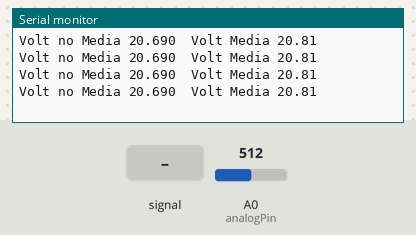
The sketch below on a simulated Arduino Uno, built with avr-gcc and run on an emulated ATmega328P. Shown: the last lines printed to the serial monitor. Inputs (shaded band) come from the test bench; at power-on: A0 (analogPin) = 512.

Above: at 1.2 s.
1.3 s: A0 (analogPin) fed a 200 Hz sine of ±81 counts around its level
At 1.59 s:
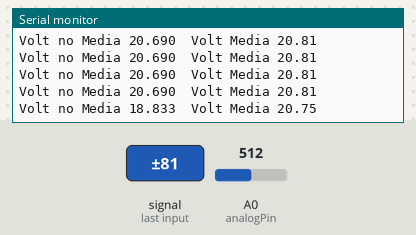
2.8 s: A0 (analogPin) set to 716
At 2.81 s:
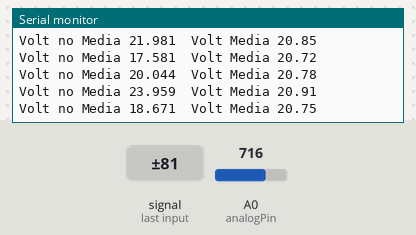
4.3 s: A0 (analogPin) set to 900
At 4.64 s:
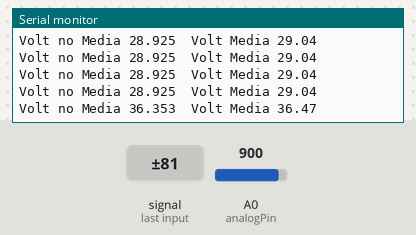
5.8 s: A0 (analogPin) fed a 200 Hz sine of ±81 counts around its level
At 6.48 s:
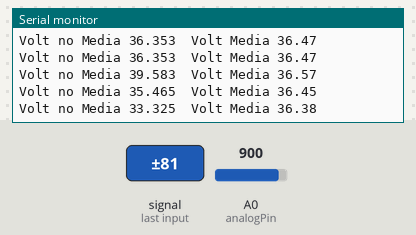
Timing chart, 0 to 8.3 s (numbered marks = the images above; inputs shaded):
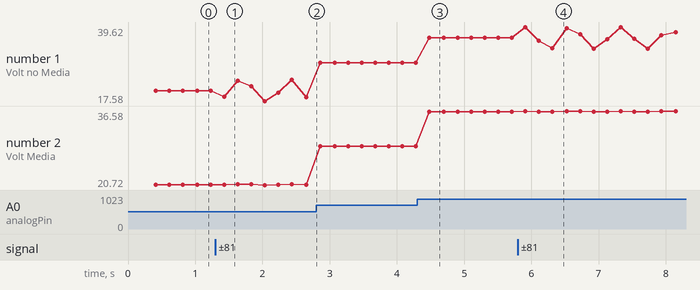

Measured:
- after the input at 1.3 s, the serial monitor: prints a new line after 0.13 s (image 1)
- after the input at 4.3 s, the serial monitor: prints a new line after 0.18 s (image 3)
- after the input at 5.8 s, the serial monitor: prints a new line after 0.11 s (image 4)
- plotted number 1: 20.69 → 18.67 after the input at 1.3 s, 18.67 → 28.93 after the input at 2.8 s, 28.93 → 36.35 after the input at 4.3 s, 36.35 → 38.05 after the input at 5.8 s
- plotted number 2: 20.81 → 20.75 after the input at 1.3 s, 20.75 → 29.04 after the input at 2.8 s, 29.04 → 36.47 after the input at 4.3 s, 36.47 → 36.53 after the input at 5.8 s

The sketch:

Sensore_Voltmetro_Analogico_1.2_For_AREF_1.1v.ino
```cpp
//*****************************************************************************************************************************//
//-------------------          By  MastrMarco    Versione 1.2        ISCRIVITI AL CANALE YOUTUBE       ------------------------//
//
//                                  https://www.youtube.com/channel/UCpQb1Iz6M229ylkyXpdJPlw
//*****************************************************************************************************************************//

#define analogPin A0  //PIN Analogico dove è collegato il punto centrale del partitore resistivo
int dataAnalog;
int Campionamento = 50;       // Numero di Campionamenti per fare una Media
const float VoltRef = 1.047;  // V = 1.XXX | mV = 1XXX.00 Tensione di riferimento per i pin Analogici
float Con;


float R1 = 173000;       // Inserire il valore del Resistore R1 indicato nello Schema
float R2 = 4500;         // Inserire il valore del Resistore R2 indicato nello Schema
float ADJ_Error = 0.12;  //Valore in Volt da aggiungere per diminuire l'errore di lettura


float Volt;  // Valore Convertito in Tensione


//Delay Millis per la scrittura sulla seriale
unsigned long Tempo0 = 0;
const int DelayVirtuale = 200;


//Start
void setup() {
  Serial.begin(115200);
  analogReference(INTERNAL);
  pinMode(analogPin, INPUT);

  Serial.println("MastrMarco");
  Serial.print("DC VOLTMETRO 1.2v");
}

//Loop
void loop() {

  float VoltMedia = 0;
  for (int i = 0; i < Campionamento; i++) {
    dataAnalog = analogRead(analogPin);
    if (dataAnalog != 0 and dataAnalog < 1023) {
      Con = (dataAnalog + 0.5) * (VoltRef / (pow(2, 10) - 1));
      Volt = Con / (R2 / (R1 + R2));
      if (i != 0) {
        VoltMedia += Volt + ADJ_Error;
      }
    } else {
      i--;
    }
  }
  VoltMedia /= (Campionamento - 1);


  // Delay Seriale
  if (millis() >= (Tempo0 + DelayVirtuale)) {
    //Scrittura su seriale
    Serial.print("Volt no Media ");
    Serial.print(Volt, 3);
    Serial.print("  Volt Media ");
    Serial.println(VoltMedia);
    Tempo0 = millis();
  }
}
```
